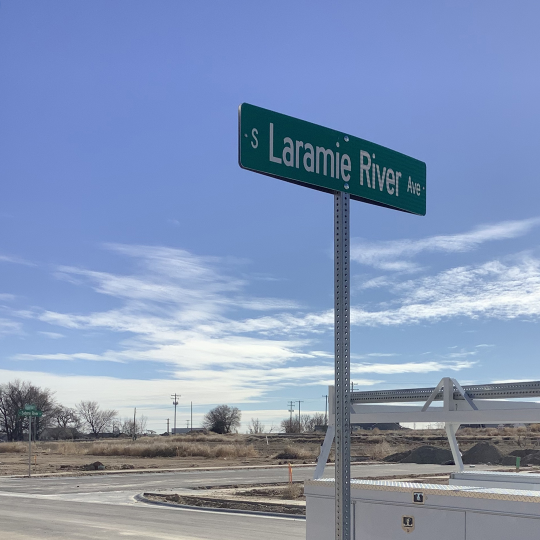
#> input picture t.jpg, 1080 x 1080 px, found by its file name (shown at 1/2 size)
$ python 'Image Perspective Transformation Assignment.py'
#> lines starting #> are read from the running program, lines starting #| are printed output that depends on the picture
import cv2
import numpy as np

# Define a class to store source and destination points
class Points:
    def __init__(self):
        # List to store source points
        self.source_points = []
        # List to store destination points
        self.destination_points = []

    def add_source_point(self, x, y):
        # Add a source point to the list
        self.source_points.append((x, y))

    def set_default_destination_points(self, width, height):
        # Set default destination points in a rectangular shape
        self.destination_points = [
            (0, 0),              # Top-left corner
            (width, 0),          # Top-right corner
            (width, height),     # Bottom-right corner
            (0, height)          # Bottom-left corner
        ]

    def get_source_points(self):
        # Convert the list of source points to a numpy array with float32 type
        return np.array(self.source_points, dtype=np.float32)

    def get_destination_points(self):
        # Convert the list of destination points to a numpy array with float32 type
        return np.array(self.destination_points, dtype=np.float32)

# Define a class for document scanning
class DocumentScanner:
    @staticmethod
    def calculate_transform_matrix(points):
        # Calculate the homography matrix using source and destination points
        source_points = points.get_source_points()
        destination_points = points.get_destination_points()
        return cv2.findHomography(source_points, destination_points)[0]

    @staticmethod
    def transform_image(image, matrix, output_size):
        # Apply the transformation to the image using the homography matrix
        return cv2.warpPerspective(image, matrix, output_size)

def main(image_path):
    # Read the image from the given path
#> called with image_path = 'C:\\Users\\11\\Desktop\\trean\\t.jpg'
    image = cv2.imread(image_path)
#> image is the input picture: shape (1080, 1080, 3); mean B, G, R 182.7, 149, 131.2
    if image is None:
        raise ValueError(f"Error: Unable to read the image at {image_path}")

    # Create a Points object
    points = Points()

    # Add source points (these should be manually specified according to the image)
    points.add_source_point(483, 204)
    points.add_source_point(853, 329)
    points.add_source_point(890, 429)
    points.add_source_point(486, 429)

    # Set default destination points based on the final size of the image
    height, width = 500, 500
    points.set_default_destination_points(width, height)

    # Calculate the transformation matrix
    matrix = DocumentScanner.calculate_transform_matrix(points)
    # Apply the transformation to the image
    transformed_image = DocumentScanner.transform_image(image, matrix, (width, height))
#> in transform_image, `return cv2.warpPerspective(image, matrix, output_size)`:
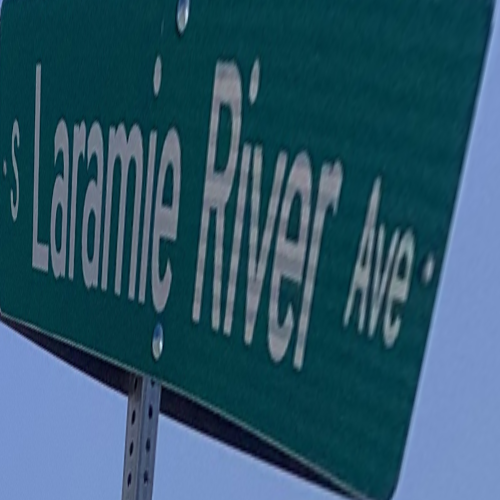
#> returned value: shape (500, 500, 3); mean of channels 0, 1, 2 106.4, 86.5, 46.6; drawn as B, G, R

    # Display the original image
    cv2.imshow("Original Image", image)
    # Display the transformed image
    cv2.imshow("Transformed Image", transformed_image)
    # Wait for a key press and then close all windows
    cv2.waitKey(0)
    cv2.destroyAllWindows()

# Run the main function if this script is executed
if __name__ == "__main__":
    main("C:\\Users\\11\\Desktop\\trean\\t.jpg")
